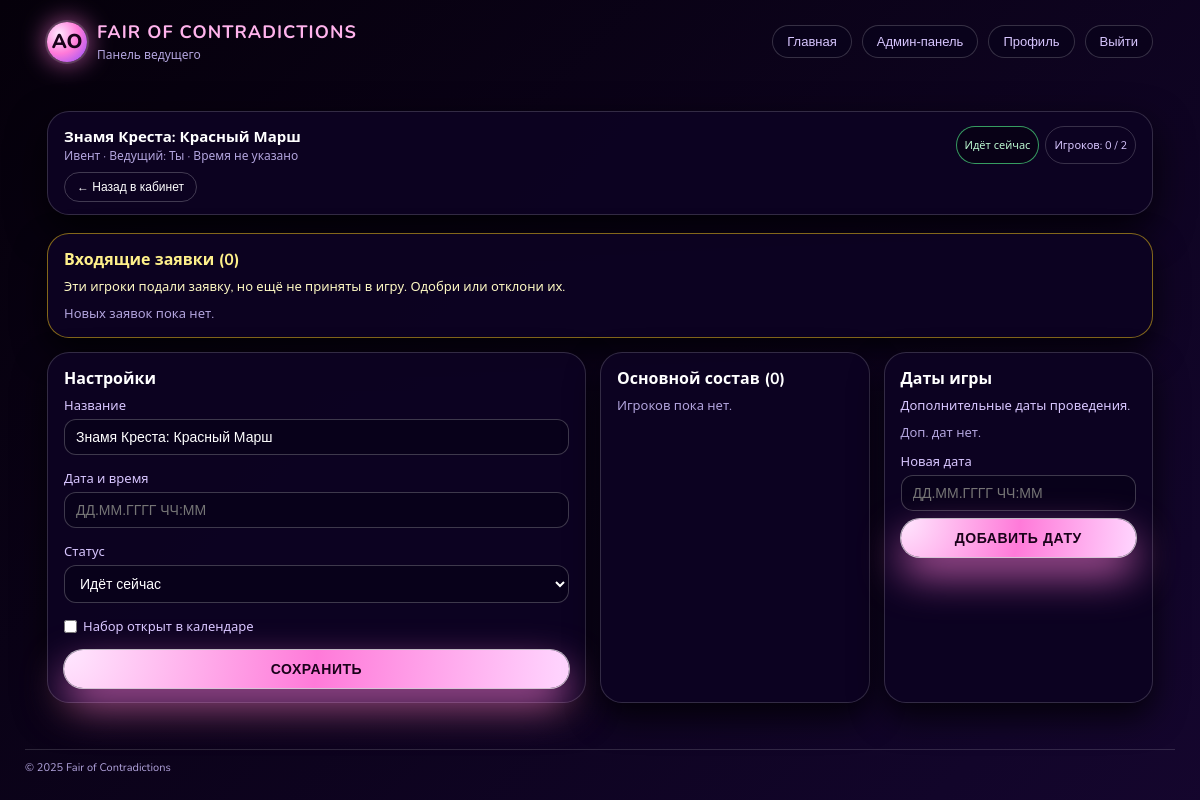
/host_game.php?game_id=12 (signed in), run on the app's committed database.
### tables this page shows
CREATE TABLE `games` (
  `id` int UNSIGNED NOT NULL,
  `owner_user_id` int UNSIGNED DEFAULT NULL,
  `title` varchar(191) NOT NULL,
  `description` text,
  `game_type` enum('case','minigame','event') NOT NULL DEFAULT 'case',
  `status` enum('upcoming','active','finished','cancelled') NOT NULL DEFAULT 'upcoming',
  `starts_at` datetime DEFAULT NULL,
  `external_link` varchar(255) DEFAULT NULL,
  `max_players` int DEFAULT NULL,
  `signups_open` tinyint(1) NOT NULL DEFAULT '1',
  `is_featured` tinyint(1) NOT NULL DEFAULT '0',
  `created_at` timestamp NULL DEFAULT CURRENT_TIMESTAMP
);

### notifications.php (called while the page is built, shortened)
<?php
function h($v) {
    return htmlspecialchars($v, ENT_QUOTES | ENT_SUBSTITUTE, 'UTF-8');
}

### host_game.php (the view, shortened to what this page needs)
<?php
require_once __DIR__ . '/db.php';
if (file_exists(__DIR__ . '/notifications.php')) {
    require_once __DIR__ . '/notifications.php';
}
$userId = (int)$_SESSION['user_id'];
try {
    $stmt = $pdo->prepare('SELECT id, nickname, email, account_role FROM users WHERE id = :id LIMIT 1');
    $stmt->execute(['id' => $userId]);
    $user = $stmt->fetch(PDO::FETCH_ASSOC);
    $isAdmin = ($user['account_role'] ?? 'player') === 'admin';
    $gameId = isset($_GET['game_id']) ? (int)$_GET['game_id'] : 0;
    $stmt = $pdo->prepare('
        SELECT
          g.*,
          (
            SELECT COUNT(*)
            FROM user_games ug
            WHERE ug.game_id = g.id AND ug.status = "signed"
          ) AS signed_count
        FROM games g
        WHERE g.id = :id
        LIMIT 1
    ');
    $stmt->execute(['id' => $gameId]);
    $game = $stmt->fetch(PDO::FETCH_ASSOC);
} catch (Throwable $e) {
    $_SESSION['host_error'] = 'Системная ошибка: ' . $e->getMessage();
}
$signedPlayers = [];
$pendingPlayers = [];
$extraDates = [];
try {
    $stmt = $pdo->prepare('SELECT id, starts_at FROM game_dates WHERE game_id = :gid ORDER BY starts_at ASC');
    $stmt->execute(['gid' => $gameId]);
    $extraDates = $stmt->fetchAll(PDO::FETCH_ASSOC);
} catch (PDOException $e) {}
$status      = $game['status'] ?? 'upcoming';
$signedCount = (int)($game['signed_count'] ?? 0);
$maxPlayers  = $game['max_players'] !== null ? (int)$game['max_players'] : null;
$dateText = 'Время не указано';
$statusLabel = 'Анонс / набор';
$statusClass = 'pill-yellow';
if ($status === 'active') { $statusLabel = 'Идёт сейчас'; $statusClass = 'pill-green'; }
elseif ($status === 'finished') { $statusLabel = 'Завершено'; $statusClass = 'pill-gray'; }
$typeLabel = 'Игра';
if ($game['game_type'] === 'case') $typeLabel = 'Кейс';
elseif ($game['game_type'] === 'minigame') $typeLabel = 'Мини-игра';
elseif ($game['game_type'] === 'event') $typeLabel = 'Ивент';
?>
<!DOCTYPE html>
<html lang="ru">
<head>
  <link rel="stylesheet" href="account.css" />
</head>
<body>
  <header class="lk-header">
    <div class="lk-logo">
      <div class="lk-logo-circle">AO</div>
      <div class="lk-logo-text-block">
        <div class="lk-logo-title">Fair of Contradictions</div>
        <div class="lk-logo-sub">Панель ведущего</div>
      </div>
    </div>
    <nav class="lk-nav">
      <button class="lk-nav-btn" onclick="window.location.href='index.php'">Главная</button>
      <?php if ($isAdmin): ?>
         <button class="lk-nav-btn" onclick="window.location.href='admin.php'">Админ-панель</button>
      <?php endif; ?>
      <button class="lk-nav-btn" onclick="window.location.href='account.php'">Профиль</button>
      <button class="lk-nav-btn" onclick="window.location.href='logout.php'">Выйти</button>
    </nav>
  </header>
  <main class="profile-main">
    <section class="games-list" style="margin-bottom:18px;">
      <article class="game-card">
        <header class="game-card-header">
          <div>
            <div class="game-card-title"><?= h($game['title']) ?></div>
            <div class="game-card-meta"><?= h($typeLabel) ?> · Ведущий: Ты · <?= h($dateText) ?></div>
          </div>
          <div class="game-card-tags">
            <span class="pill <?= $statusClass ?>"><?= h($statusLabel) ?></span>
            <span class="pill pill-outline">
              Игроков: <?= $signedCount ?><?= $maxPlayers !== null ? ' / ' . $maxPlayers : ' / ∞' ?>
            </span>
          </div>
        </header>
        <footer class="game-card-footer">
           <button class="game-card-btn game-card-btn-ghost" onclick="window.location.href='account.php'">
             ← Назад в кабинет
           </button>
        </footer>
      </article>
    </section>
    <section class="settings-grid">
      <article class="settings-card settings-card-wide" style="border: 1px solid rgba(250, 204, 21, 0.5);">
        <h2 class="settings-title" style="color: #fef08a;">Входящие заявки (<?= count($pendingPlayers) ?>)</h2>
        <p class="settings-text" style="color: #fef9c3;">
           Эти игроки подали заявку, но ещё не приняты в игру. Одобри или отклони их.
        </p>
        <?php if (!$pendingPlayers): ?>
          <p class="muted-text">Новых заявок пока нет.</p>
        <?php endif; ?>
      </article>
      <article class="settings-card">
        <h2 class="settings-title">Настройки</h2>
        <form action="host_game.php?game_id=<?= $gameId ?>" method="post" class="settings-form">
          <div class="input-field">
            <label>Название</label>
            <input type="text" name="title" value="<?= h($game['title']) ?>" required />
          </div>
          <div class="input-field">
            <label>Дата и время</label>
            <input type="text" name="starts_at" value="<?= !empty($game['starts_at']) ? (new DateTime($game['starts_at']))->format('Y-m-d H:i') : '' ?>" placeholder="ДД.ММ.ГГГГ ЧЧ:ММ" />
          </div>
          <div class="input-field">
             <label>Статус</label>
             <select name="status">
                <option value="active" <?= $status==='active'?'selected':'' ?>>Идёт сейчас</option>
             </select>
          </div>
          <div class="input-field">
            <label class="checkbox-label">
              <input type="checkbox" name="signups_open" <?= (int)$game['signups_open'] === 1 ? 'checked' : '' ?> />
              <span>Набор открыт в календаре</span>
            </label>
          </div>
          <button class="submit-btn" type="submit">Сохранить</button>
        </form>
      </article>
      <article class="settings-card">
        <h2 class="settings-title">Основной состав (<?= count($signedPlayers) ?>)</h2>
        <?php if (!$signedPlayers): ?>
          <p class="muted-text">Игроков пока нет.</p>
        <?php endif; ?>
      </article>
      <article class="settings-card">
          <h2 class="settings-title">Даты игры</h2>
          <p class="settings-text">
            Дополнительные даты проведения.
          </p>
          <?php if (!$extraDates): ?>
            <p class="muted-text">Доп. дат нет.</p>
          <?php endif; ?>
          <form action="host_game.php?game_id=<?= $gameId ?>" method="post" style="margin-top:10px;">
            <div class="input-field" style="margin-bottom:8px;">
              <label for="new-date">Новая дата</label>
              <input id="new-date" type="text" name="new_date" placeholder="ДД.ММ.ГГГГ ЧЧ:ММ" />
            </div>
            <button type="submit" class="submit-btn" style="width:100%;">Добавить дату</button>
          </form>
      </article>
    </section>
  </main>
  <footer class="lk-footer">
     <div class="lk-footer-inner">© 2025 Fair of Contradictions</div>
  </footer>
</body>
</html>

### data on the page
games: title "Знамя Креста: Красный Марш", game_type "Ивент", status "Идёт сейчас", max_players "2"

### other printed values
$dateText "Время не указано"
$signedCount "0"
count($pendingPlayers) "0"
count($signedPlayers) "0"
